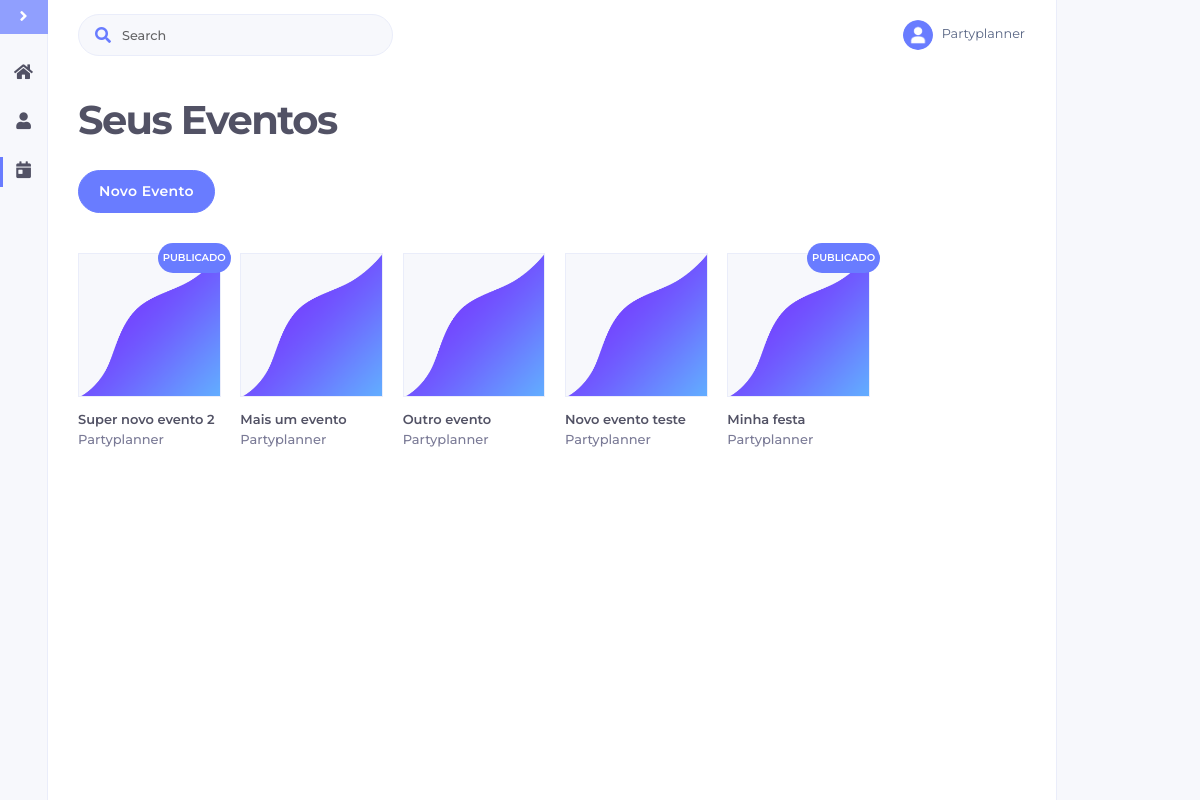
/view/lista_evento.php (signed in), run on the app's committed database.
### tables this page shows
CREATE TABLE `eventos` (
  `id` bigint(20) UNSIGNED NOT NULL,
  `idUsuario` bigint(20) NOT NULL,
  `nome` varchar(191) NOT NULL,
  `descricao` varchar(9999) DEFAULT NULL,
  `status` int(11) NOT NULL DEFAULT '0'
);

CREATE TABLE `usuario` (
  `id` bigint(20) NOT NULL,
  `nome` varchar(100) NOT NULL,
  `email` varchar(200) NOT NULL,
  `senha` varchar(20) NOT NULL,
  `tipo` char(1) NOT NULL,
  `cnpj` char(14) DEFAULT NULL,
  `telefone` bigint(20) DEFAULT NULL,
  `idCategoria` int(11) DEFAULT NULL
);

### autoload.php (called while the page is built, shortened)
<?php
function autoload($classe)
{
    $classe = lcfirst($classe);
    $classe2 = lcfirst(substr($classe, 0,8));
    $classe3 = lcfirst(substr($classe, 8));
    $classe4 = lcfirst(substr($classe, 0,6));
    $classe5 = lcfirst(substr($classe, 6));
    $classe6 = lcfirst(substr($classe, 8,6));
    $classe7 = lcfirst(substr($classe, 14));
}

### modelo/database.class.php (called while the page is built, shortened)
<?php
include_once '../autoload.php';
class Database{
    protected static $conn;
    private function __construct()
    {
        try
        {
            self::$conn = new PDO("mysql:host=". Config::HOST_NAME."; dbname=".Config::DATABASE_NAME, Config::DATABASE_USER_NAME, Config::DATABASE_PASSWORD);
            self::$conn->setAttribute(PDO::ATTR_ERRMODE, PDO::ERRMODE_EXCEPTION);
            self::$conn->exec('SET NAMES utf8');
        }
        catch (PDOException $e)
        {
            $email = new Email();
            die("Connection Error: " . $e->getMessage());
        }
    }
    public static function conectar()
    {
        return self::$conn;
    }
    public static function desconectar()
    {
        if (self::$conn)
        {
            self::$conn = null;
        }
    }
}

### controle/controle.evento.class.php (called while the page is built, shortened)
<?php
class ControleEvento extends ControleBase {
    private $evento;
    public function __construct() {
        $this->evento = new Evento();
    }
    public function controleAcao($acao,$param=null,$param2=null){
        switch ($acao) {
            default:
                return parent::controleAcao($acao,$param,$param2);
                break;
        }
    }
    protected function listarTodos($param=null, $param2){
        return $this->evento->listarTodos($param, $param2);
    }
}

### modelo/evento.class.php (called while the page is built, shortened)
<?php
class Evento implements IBaseModelo{
    private $id;
    private $nome;
    private $status;
    private $idUsuario;
    private $conn;
    public function getId() {
        return $this->id;
    }
    public function getNome() {
        return $this->nome;
    }
    public function getStatus() {
        return $this->status;
    }
    public function getIdUsuario() {
        return $this->idUsuario;
    }
    public function __construct() {
        $this->conn = Database::conectar();
    }
    public function listarTodos($nome=null, $idUsuario){
        try{
            if(!is_null($nome)){
                $query="SELECT id,nome,descricao,status,idUsuario FROM eventos WHERE idUsuario = :idUsuario AND nome LIKE :nome";
            }else{
                $query="SELECT id,nome,descricao,status,idUsuario FROM eventos WHERE idUsuario = :idUsuario";
            }
            $this->stmt= $this->conn->prepare($query);
            if(!is_null($nome))$this->stmt->bindValue(':nome', '%'.$nome.'%', PDO::PARAM_STR);
            if(!is_null($idUsuario))$this->stmt->bindValue(':idUsuario', $idUsuario, PDO::PARAM_STR);
            if($this->stmt->execute()){
                $eventos = $this->stmt->fetchAll(PDO::FETCH_CLASS,"Evento");
            }
            return $eventos;
        } catch(PDOException $e) {
            echo "<div class='alert alert-danger'>".$e->getMessage()."</div>";
            return null;
        }
    }
}

### controle/controle.base.class.php (called while the page is built, shortened)
<?php
abstract class ControleBase {
    public function controleAcao($acao,$param=null, $param2=null) {
        switch ($acao) {
             case "listarTodos":
                return $this->listarTodos($param, $param2);
                break;
            case "listarUnico":
                return $this->listarUnico($param);
                break;
        }
    }
}
?>

### controle/controle.organizador.class.php (called while the page is built, shortened)
<?php
class ControleOrganizador extends ControleBase {
    private $organizador;
    public function __construct() {
        $this->organizador = new Organizador();
    }
    public function controleAcao($acao,$param=null,$param2=null){
        switch ($acao) {
            default:
                return parent::controleAcao($acao,$param,$param2);
                break;
        }
    }
    protected function listarUnico($param){
        return $this->organizador->listarUnico($param);
    }
}

### modelo/organizador.class.php (called while the page is built, shortened)
<?php
class Organizador implements IBaseModelo{
    private $nome;
    private $conn;
    public function getNome() {
        return $this->nome;
    }
    public function __construct() {
        $this->conn = Database::conectar();
    }
    public function listarUnico($id){
        try{
            $query="SELECT id,nome,email,senha FROM usuario WHERE id=:id";
            $this->stmt= $this->conn->prepare($query);
            $this->stmt->bindValue(':id', $id, PDO::PARAM_INT);
            if($this->stmt->execute()){
                $organizador = $this->stmt->fetchAll(PDO::FETCH_CLASS,"Organizador");
            }
            return $organizador[0];
        } catch(PDOException $e) {
            echo "<div class='alert alert-danger'>".$e->getMessage()."</div>";
            return null;
        }
    }
}

### view/lista_evento.php (the view, shortened to what this page needs)
<?php
	include_once '../autoload.php';
	$eventoControle = new ControleEvento();
	$eventos = array();
	if(isset($_GET['procure'])){
		$eventos = $eventoControle->controleAcao("listarTodos", $_GET['procure'], $_SESSION['id']);
	}else{
		$eventos = $eventoControle->controleAcao("listarTodos", '', $_SESSION['id']);
	}
	$usuarioControle = new ControleOrganizador();
?>
<!DOCTYPE html>
<html>
<?php
include_once('include/head.php');
?>
<body>
    <div class="wrapper">
    	<?php
    	$paginaHome = '';
    	$paginaLista = "class='active'";
    	include_once('include/sidebar.php');
    	?>
    	<div id="page">
    		<?php include_once('include/navbar.php'); ?>
			<div class="filtros no-margin">Seus Eventos</div>
			<div class="filtros-right simple-margin-right">
				 <button type="button" class="btn btn-primary btn-add" data-toggle="modal" data-target="#modal-form">
					<span class="btn-inner--text">Novo Evento</span>
				</button>
			</div>
			<div id="eventos">
			<?php
				if(!empty($eventos)){
					foreach (array_reverse($eventos) as $ev) {
						$publicado = '';
						if ($ev->getStatus() == 1) {
							$publicado = "<div class='publicadoEvento'>PUBLICADO</div>";
						}
						$usuarioUnico = $usuarioControle->controleAcao('listarUnico', $ev->getIdUsuario());
						echo "<div class='content photo'>
				<div class='card' data-id=".$ev->getId().">
					<img class='card-img-top' src='img/brand/background4.png' alt='Card image cap'>
					<div class='card-body'>
						<h5 class='card-title'>".$ev->getNome()."</h5>
						<h5 class='card-title' style='font-weight: 500; color: rgba(50, 50, 93, 0.65);'>".$usuarioUnico->getNome()."</h5>
				</div>
				".$publicado."
				<div class='excluirEvento' data-toggle='modal' data-target='#modal-notification'><i class='fas fa-times'></i></div>
				</div>
			</div>";
					}
				}
			?>
	  		</div>
		</div>
		<div id="action-bar">
		</div>
    </div>
</body>
</html>

### view/include/head.php (shortened to what this page needs)
<head>
    <link rel="stylesheet" href="https://stackpath.bootstrapcdn.com/bootstrap/4.1.0/css/bootstrap.min.css">
    <link rel="stylesheet" href="https://use.fontawesome.com/releases/v5.8.1/css/all.css">
    <link rel="stylesheet" href="css/main.css">
    <link href="vendor/nucleo/css/nucleo.css" rel="stylesheet">
    <link href="vendor/@fortawesome/fontawesome-free/css/all.min.css" rel="stylesheet">
    <link type="text/css" href="css/argon.css?v=1.0.0" rel="stylesheet">
</head>

### view/include/sidebar.php (shortened to what this page needs)
<nav id="sidebar" class="minimized">
				<button id="expandeMenu" class="btn-diferente">
                    	<i class="fas fa-angle-right"></i>
				</button>
            <ul class="list-unstyled components">
                <a <?php echo $paginaHome; ?> href="home.php">
	                <li>
	                    <i class="fas fa-home"></i><span>Início</span>
	                </li>
                </a>
                <a href="">
					<li>
                    	<i class="fas fa-user"></i><span>Perfil</span>
                	</li>
                </a>
				<a <?php echo $paginaLista; ?> href="lista_evento.php">
					<div class="paginaAtiva"></div>
					<li>
                    	<i class="fas fa-calendar-day"></i><span>Eventos</span>
                	</li>
                </a>
                <?php
                	if (isset($eventos)) {
                		foreach ($eventos as $evs) {
                			echo "<a href='lista_evento.php' class='sidebar-evento'>
					<div class='paginaAtiva'></div>
					<li style='padding: 5px 30px'>
                    	<div>".$evs->getNome()."</div>
                	</li>
                </a>";
                		}
                	}
                ?>
            </ul>
        </nav>

### view/include/navbar.php (shortened to what this page needs)
<div class="navigation">
	<nav class="navbar navbar-horizontal navbar-expand-lg">
		<div class="container container-menu">
			<div class="collapse navbar-collapse" id="navbar-default">
				<form class="navbar-search navbar-search-light form-inline mr-3 d-none d-md-flex ml-lg-auto">
				  <div class="form-group mb-0">
					<div class="input-group input-group-alternative">
					  <div class="input-group-prepend">
						<span class="input-group-text"><i class="fas fa-search"></i></span>
					  </div>
					  <input id="geralPesq" class="form-control" placeholder="Search" type="text">
					</div>
				  </div>
				</form>
				<ul class="navbar-nav ml-lg-auto">
					<li class="nav-item dropdown">
						<a class="nav-link nav-link-icon" href="" id="navbar-default_dropdown_1" role="button" data-toggle="dropdown" aria-haspopup="true" aria-expanded="false">
							<div class="header-photo circle" style="display: inline-block;">
								<img src="img/fotosPerfil/noimage5.png"/>
							</div>
							<span><?php echo $_SESSION['usuario']; ?></span>
						</a>
					</li>
				</ul>
			</div>
		</div>
	</nav>
</div>

### view/css/main.css (style rules this page uses)
.wrapper { display: flex; align-items: stretch; width: 100%; margin-left: auto; margin-right: auto; display: flex; align-items: stretch; }
html { height: 100%; }
body { font-family: 'Montserrat' !important; background-color: #fff !important; height: 100%; overflow: hidden; }
a, a:hover, a:focus { color: inherit; text-decoration: none; transition: all 0.1s; }
#sidebar { background: #F7F8FC; color: inherit; width: 4%; min-height: 100vh; border-right: solid 1px #eaedfa; }
.header-photo { width: 40px; height: 40px; margin: auto; padding: 5px; }
.header-photo img { width: 100%; height: 100%;; border-radius: 50px; margin: 0px; }
#sidebar ul.components { padding: 15px 0 0 0; font-size: .8rem; }
#sidebar ul a.active > div { position: absolute; width: 3px; margin-top: 9.5px; height: 30px; background-color: #697cff; }
#sidebar ul li { padding: 15px 30px 15px 30px; font-size: 0.8rem; }
#sidebar ul > a { font-size: 1.1em; display: block; }
#sidebar ul > a i { font-size: 1.05rem; margin-right: 13px; }
#sidebar.minimized { text-align: center; }
#sidebar.minimized .list-unstyled li { text-align: center; padding: 15px 0px; }
#sidebar.minimized .list-unstyled li i { font-size: 1.05rem; margin-right: 0px; }
.navigation { width: 100%; }
.navbar ul { float: right; position: absolute; right: 15px; }
.navbar { width: 100%; padding: 0.5rem 0px !important; margin-left: auto; margin-right: auto; }
@media (min-width: 992px) { .navbar-expand-lg { height: 70px; } }
.container.container-menu { width: auto; padding-right: 0px !important; padding-left: 0px !important; margin-right: 0px !important; margin-left: 0px !important; }
#page { width: 84%; padding: 0px 0px 0px 30px; overflow: auto; max-height: 100vh; text-align: left; }
#page .content { display: inline-block; }
.content { margin-right: 2%; margin-bottom: 30px; float: left; box-sizing: border-box; padding: 10px 30px; line-height: 30px; }
.photo { padding: 0px !important; background-color: transparent !important; width: 14.6%; }
.photo .card { background-color: transparent !important; }
.btn-add { text-align: left !important; }
.btn-diferente { padding: 5px 1px 5px 0px; box-sizing: content-box; width: 100%; border: none; background-color: #697cff; color: #fff; cursor: pointer; outline: none; }
#expandeMenu { left: 15px; bottom: 15px; }
.circle { border-radius: 50%; }
.no-margin { margin: 0px !important; }
.filtros { margin: 0px 0px 20px 0px; font-weight: bold; line-height: 100px; font-family: Montserrat; font-size: 2.5rem; letter-spacing: -0.1rem; color: #525265; }
.filtros-right { margin-bottom: 40px; }
.simple-margin-right { margin-right: 2%; }
.publicadoEvento { position: absolute; padding: 0px 5px; min-width: 30px; height: 30px; text-align: center; line-height: 30px; border-radius: 50px; right: -10px; top: -10px; color: white; font-size: 10px; font-weight: 600; background-color: #697cff; }
.content .card .card-img-top { height: calc(84vw / 6.98); background-color: #F7F8FC; border-radius: 0px; cursor: pointer; border: solid 1px #eaedfa; }
.card-title { white-space: nowrap; overflow: hidden; }
.card-body { padding: 0.8rem 0px !important; font-weight: bold; }
#action-bar { width: 12%; min-height: 100vh; display: inline-block; background-color: #F7F8FC; border-left: solid 1px #eaedfa; }
#geralPesq { font-size: 0.8rem; font-weight: 500; }

### data on the page
eventos: nome "Super novo evento 2", idUsuario.nome "Partyplanner", status "PUBLICADO"
eventos: nome "Mais um evento", idUsuario.nome "Partyplanner"
eventos: nome "Outro evento", idUsuario.nome "Partyplanner"
eventos: nome "Novo evento teste", idUsuario.nome "Partyplanner"
eventos: nome "Minha festa", idUsuario.nome "Partyplanner", status "PUBLICADO"

### other printed values
$_SESSION['usuario'] "Partyplanner"
